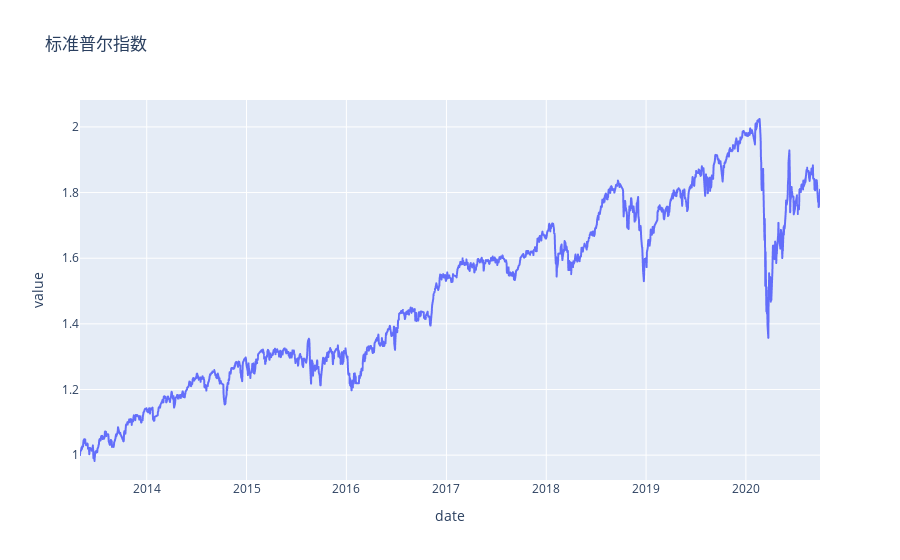

Notebook source saved alongside this figure:
### Markdown cell above
标准普尔指数

### Code cell
asset = 'jqdata.513500_XSHG|1d'
asset = 'jrj.096001'

# baseline    
s0 = trdb2py.trading2_pb2.Strategy(
    name="normal",
    asset=trdb2py.str2asset(asset),         
)
        
buy0 = trdb2py.trading2_pb2.CtrlCondition(
    name='buyandhold',
)

paramsbuy = trdb2py.trading2_pb2.BuyParams(
    perHandMoney=1,
)

paramsinit = trdb2py.trading2_pb2.InitParams(
    money=10000,
)

s0.buy.extend([buy0])
s0.paramsBuy.CopyFrom(paramsbuy)
s0.paramsInit.CopyFrom(paramsinit)        
p0 = trdb2py.trading2_pb2.SimTradingParams(
    assets=[trdb2py.str2asset(asset)],
    startTs=tsStart,
    endTs=tsEnd,
    strategies=[s0],
    title='标准普尔指数',
)  

pnlBaseline = trdb2py.simTrading(trdb2cfg, p0)
trdb2py.showPNL(pnlBaseline, toImg=isStaticImg, width=width, height=height)

### Figure 1 — Plotly figure (JSON) as saved in the notebook; plotly's stock layout.template omitted (floating-point values rounded to 4 significant figures; data arrays with more than 128 entries replaced by an {"elided": "..."} marker saying what was removed)
{"data": [{"hovertemplate": "date=%{x}<br>value=%{y}<extra></extra>", "legendgroup": "", "line": {"color": "#636efa", "dash": "solid"}, "mode": "lines", "name": "", "showlegend": false, "type": "scattergl", "x": {"elided": "1768 str values"}, "xaxis": "x", "y": {"elided": "1768 float values"}, "yaxis": "y"}], "layout": {"legend": {"tracegroupgap": 0}, "title": {"text": "标准普尔指数"}, "xaxis": {"anchor": "y", "domain": [0, 1], "title": {"text": "date"}}, "yaxis": {"anchor": "x", "domain": [0, 1], "title": {"text": "value"}}}}
